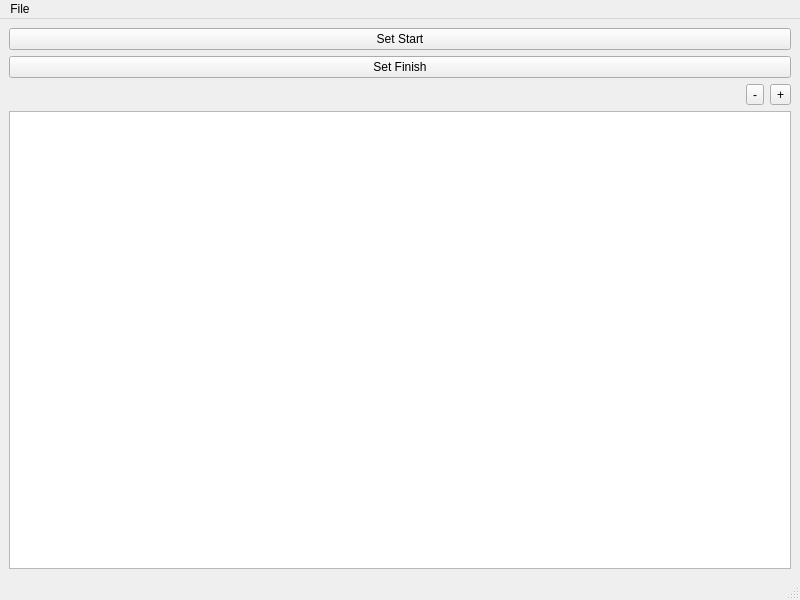
<?xml version="1.0" encoding="UTF-8"?>
<ui version="4.0">
 <class>TrackEditor</class>
 <widget class="QMainWindow" name="TrackEditor">
  <property name="geometry">
   <rect>
    <x>0</x>
    <y>0</y>
    <width>800</width>
    <height>600</height>
   </rect>
  </property>
  <property name="windowTitle">
   <string>TrackEditor</string>
  </property>
  <widget class="QWidget" name="centralwidget">
   <layout class="QGridLayout" name="gridLayout">
    <item row="0" column="0">
     <layout class="QHBoxLayout" name="horizontalLayout" stretch="25,75">
      <item>
       <layout class="QVBoxLayout" name="leftBox">
        <item>
         <widget class="QPushButton" name="setStartButton">
          <property name="text">
           <string>Set Start</string>
          </property>
          <property name="checkable">
           <bool>true</bool>
          </property>
         </widget>
        </item>
        <item>
         <widget class="QPushButton" name="setFinishButton">
          <property name="text">
           <string>Set Finish</string>
          </property>
          <property name="checkable">
           <bool>true</bool>
          </property>
          <property name="autoExclusive">
           <bool>false</bool>
          </property>
         </widget>
        </item>
        <item>
         <layout class="QHBoxLayout" name="sectorToolbar">
          <item>
           <spacer name="horizontalSpacer">
            <property name="orientation">
             <enum>Qt::Horizontal</enum>
            </property>
            <property name="sizeHint" stdset="0">
             <size>
              <width>40</width>
              <height>20</height>
             </size>
            </property>
           </spacer>
          </item>
          <item>
           <widget class="QToolButton" name="removeSectorButton">
            <property name="text">
             <string>-</string>
            </property>
           </widget>
          </item>
          <item>
           <widget class="QToolButton" name="addSectorButton">
            <property name="text">
             <string>+</string>
            </property>
           </widget>
          </item>
         </layout>
        </item>
        <item>
         <widget class="QTableView" name="sectorTable"/>
        </item>
       </layout>
      </item>
      <item>
       <layout class="QGridLayout" name="trackViewLayout"/>
      </item>
     </layout>
    </item>
   </layout>
  </widget>
  <widget class="QMenuBar" name="menubar">
   <property name="geometry">
    <rect>
     <x>0</x>
     <y>0</y>
     <width>800</width>
     <height>23</height>
    </rect>
   </property>
   <widget class="QMenu" name="menuFile">
    <property name="title">
     <string>File</string>
    </property>
    <addaction name="actionSave_Track"/>
    <addaction name="actionSave_Track_as"/>
    <addaction name="separator"/>
    <addaction name="actionLoad_Track"/>
   </widget>
   <addaction name="menuFile"/>
  </widget>
  <widget class="QStatusBar" name="statusbar"/>
  <action name="actionSave_Track">
   <property name="text">
    <string>Save Track</string>
   </property>
  </action>
  <action name="actionSave_Track_as">
   <property name="text">
    <string>Save Track as...</string>
   </property>
  </action>
  <action name="actionLoad_Track">
   <property name="text">
    <string>Open Track</string>
   </property>
  </action>
 </widget>
 <resources/>
 <connections/>
</ui>
